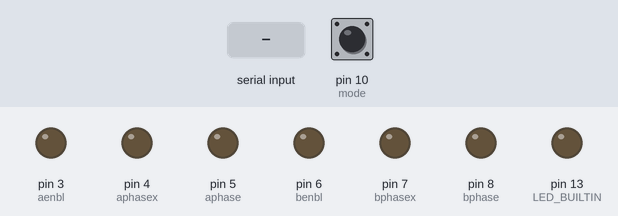
A sketch run on a simulated Arduino Nano, built with avr-gcc and run on an emulated ATmega328P. On the bench: output pins drawn as LEDs (lit = HIGH). The inputs (shaded band) are chosen by the test bench; at power-on: pin 10 (mode) LOW. What the sketch prints to the serial monitor is not drawn.

Above: at 1.7 s.
1.8 s: "F" received over Serial
At 2.3 s:
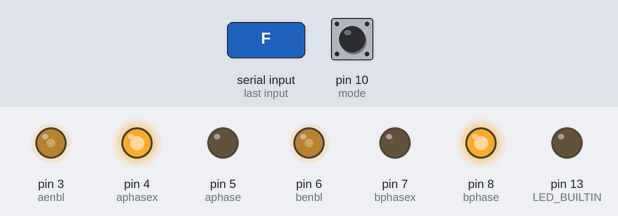
3.3 s: "B" received over Serial
At 4.3 s:
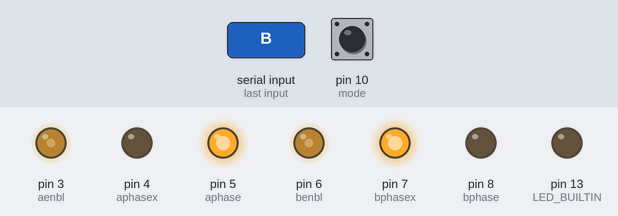
4.8 s: pin 10 (mode) pulled HIGH for 0.15 s
At 5.8 s:
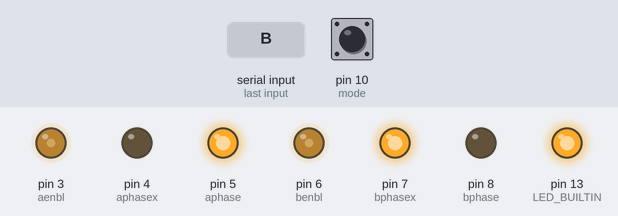
Timing chart, 0 to 16.3 s (numbered marks = the images above; inputs shaded):
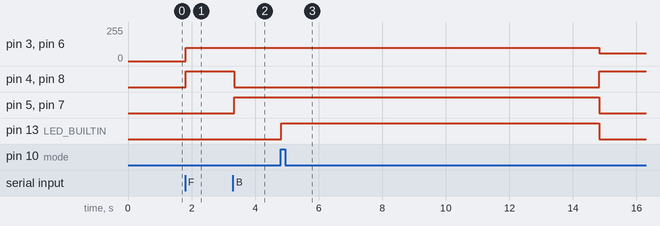

The sketch:

GroupNo26_LabSection03_Firmware.ino
```cpp
/*
 * CSE461 Lab Section 03
 * Group No : 26 [As Per Response Sheet]
 *
 * Project Type : Hands On [Practical]
 * Project Title : Maze Solver & Android Based Bluetooth Controlled Robot
 *
 * Group Members :
 * Shoaib Ahmed Dipu
 * Mehadi Hassan
 * Shemonto Das
 * Nayem-Ul-Islam
 */


#include <QTRSensors.h>

QTRSensors qtr;
const uint8_t sensor_count = 8;
uint16_t sensor_values[sensor_count];

/*
 * PID : Proportional–Integral–Derivative Controller Or Three-term Controller.
 * A control loop mechanism employing feedback.
 * Automatically applies accurate and responsive correction to a control function.
 */


float Kp = 3.0; // Proportional Term : Directly controls how to take the curves.

float Ki = 0.5; // Integral Term : Accumulates all errors.
                // This seeks to eliminate the residual error by adding a control effect,
                // due to the historic cumulative value of the error.

float Kd = 0.1; // Derivative Term : Calculates the value between the current error and the last error.

int P;
int I;
int D;

int last_error = 0;

// Initialization of max speed and base speed for the motors
const uint8_t maxspeeda = 60;
const uint8_t maxspeedb = 60;
const uint8_t basespeeda = 100;
const uint8_t basespeedb = 100;

// Setting up the drive motor carrier pins
int bphasex = 7;
int bphase = 8;
int benbl = 6;

int aphase = 5;
int aphasex = 4;
int aenbl = 3;

int mode = 10;

char bluetooth_char;

boolean calibration_status = false;

void setup(){
  Serial.begin(9600);
  qtr.setTypeAnalog();

  //Set up the sensor array pins
  qtr.setSensorPins((const uint8_t[]){A0, A1, A2, A3, A4, A5, A6, A7}, sensor_count);
  qtr.setEmitterPin(2);

  pinMode(aphasex, OUTPUT);
  pinMode(aphase, OUTPUT);
  pinMode(aenbl, OUTPUT);
  pinMode(bphase, OUTPUT);
  pinMode(bphasex, OUTPUT);
  pinMode(benbl, OUTPUT);

  pinMode(mode, INPUT);

  delay(500);

  pinMode(LED_BUILTIN, OUTPUT);

  //forward_brake(0, 0);
}

void calibration(){
  digitalWrite(LED_BUILTIN, HIGH);

  for(uint16_t i = 0; i < 400; i++){
    qtr.calibrate();
  }

  digitalWrite(LED_BUILTIN, LOW);
}


void forward_brake(int posa, int posb){
  // Setting up the values for the robot to move accordingly to solve the maze autonomously
  digitalWrite(aphase, LOW);
  digitalWrite(aphasex, HIGH);
  digitalWrite(bphase, HIGH);
  digitalWrite(bphasex, LOW);
  analogWrite(aenbl, posa);
  analogWrite(benbl, posb);
}

void forward(){
  // Setting the values for the robot to move forward
  digitalWrite(aphase, LOW);
  digitalWrite(aphasex, HIGH);
  digitalWrite(bphase, HIGH);
  digitalWrite(bphasex, LOW);
  analogWrite(aenbl, 100);
  analogWrite(benbl, 100);
}
void back(){
  // Setting the values for the robot to move backward
  digitalWrite(aphase, HIGH);
  digitalWrite(aphasex, LOW);
  digitalWrite(bphase, LOW);
  digitalWrite(bphasex, HIGH);
  analogWrite(aenbl, 100);
  analogWrite(benbl, 100);
}

void left(){
  // Setting the values for the robot to move left
  digitalWrite(aphase, LOW);
  digitalWrite(aphasex, HIGH);
  digitalWrite(bphase, HIGH);
  digitalWrite(bphasex, LOW);
  analogWrite(aenbl, 0);
  analogWrite(benbl, 100);
}

void right(){
  // Setting the values for the robot to move right
  digitalWrite(aphase, LOW);
  digitalWrite(aphasex, HIGH);
  digitalWrite(bphase, HIGH);
  digitalWrite(bphasex, LOW);
  analogWrite(aenbl, 100);
  analogWrite(benbl, 0);
}

void stops(){
  // Setting the values for the robot to stop moving
  digitalWrite(aphase, HIGH);
  digitalWrite(aphasex, LOW);
  digitalWrite(bphase, LOW);
  digitalWrite(bphasex, HIGH);
  analogWrite(aenbl, 0);
  analogWrite(benbl, 0);
}

/*
 * PID : Proportional–Integral–Derivative Controller Or Three-term Controller
 * A control loop mechanism employing feedback
 */

void PID_Control(){
  uint16_t position = qtr.readLineBlack(sensor_values);
  int error = 3500 - position;

  P = error;
  I = I + error;
  D = error - last_error;

  last_error = error;

  int motorspeed = (P * Kp) + (I * Ki) + (D * Kd);

  int motorspeeda = basespeeda + motorspeed;
  int motorspeedb = basespeedb - motorspeed;

  if(motorspeeda > maxspeeda){ motorspeeda = maxspeeda; }
  if(motorspeedb > maxspeedb){ motorspeedb = maxspeedb; }
  if(motorspeeda < 0){ motorspeeda = 0; }
  if(motorspeedb < 0){ motorspeedb = 0; }

  Serial.print(motorspeed);
  Serial.print(" ");
  Serial.print(motorspeeda);
  Serial.print(" ");
  Serial.println(motorspeedb);
  forward_brake(motorspeeda, motorspeedb);
}

void loop(){
  int selected_mode = digitalRead(mode);

  if(selected_mode == 1){
    while(calibration_status == false){
      calibration();
      calibration_status = true;
    }

    PID_Control();

    Serial.println("Mode : Autonomous Maze Solver");

  }else{
    Serial.println("Mode : Android Based Bluetooth Controlled");

    if(Serial.available()){
      bluetooth_char = Serial.read();
      Serial.println(bluetooth_char);

      if(bluetooth_char == 'F'){ forward();
      }else if(bluetooth_char == 'B'){ back();
      }else if(bluetooth_char == 'L'){ left();
      }else if(bluetooth_char == 'R'){ right();
      }else if(bluetooth_char == 'S'){ stops();
      }
    }
  }
}
```

Measured:
- after the input at 1.8 s, pin 3 (aenbl), pin 6 (benbl): 0/255 → 100/255 at once; pin 4 (aphasex), pin 8 (bphase): LOW → HIGH at once
- after the input at 3.3 s, pin 4 (aphasex), pin 8 (bphase): HIGH → LOW after 0.05 s; pin 5 (aphase), pin 7 (bphasex): LOW → HIGH after 0.05 s
- after the input at 4.8 s, pin 3 (aenbl), pin 6 (benbl): 100/255 → 60/255 after 10.0 s; pin 4 (aphasex), pin 8 (bphase): LOW → HIGH after 10.0 s; pin 5 (aphase), pin 7 (bphasex): HIGH → LOW after 10.0 s; pin 13 (LED_BUILTIN): LOW → HIGH at once, → LOW 10.0 s later
